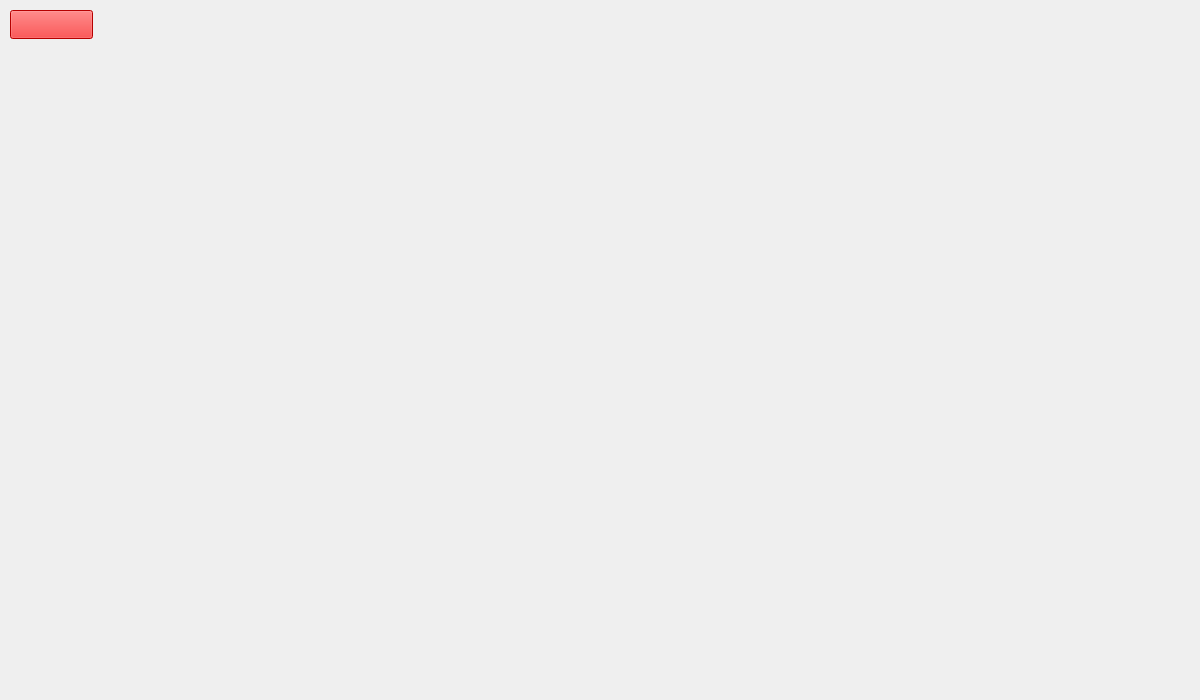
<?xml version="1.0" encoding="UTF-8"?>
<ui version="4.0">
 <class>Gamepage</class>
 <widget class="QWidget" name="Gamepage">
  <property name="geometry">
   <rect>
    <x>0</x>
    <y>0</y>
    <width>1200</width>
    <height>700</height>
   </rect>
  </property>
  <property name="minimumSize">
   <size>
    <width>1200</width>
    <height>700</height>
   </size>
  </property>
  <property name="maximumSize">
   <size>
    <width>1200</width>
    <height>700</height>
   </size>
  </property>
  <property name="windowTitle">
   <string>Game</string>
  </property>
  <property name="styleSheet">
   <string notr="true"/>
  </property>
  <widget class="QLabel" name="label">
   <property name="geometry">
    <rect>
     <x>210</x>
     <y>10</y>
     <width>231</width>
     <height>41</height>
    </rect>
   </property>
   <property name="styleSheet">
    <string notr="true">color : rgb(0, 0, 0);
font-size : 20px;
</string>
   </property>
   <property name="text">
    <string/>
   </property>
   <property name="alignment">
    <set>Qt::AlignmentFlag::AlignCenter</set>
   </property>
  </widget>
  <widget class="QPushButton" name="pushButton_2">
   <property name="geometry">
    <rect>
     <x>10</x>
     <y>10</y>
     <width>83</width>
     <height>29</height>
    </rect>
   </property>
   <property name="styleSheet">
    <string notr="true">background-color:rgb(255, 0, 0);</string>
   </property>
   <property name="text">
    <string/>
   </property>
  </widget>
 </widget>
 <resources/>
 <connections/>
</ui>
